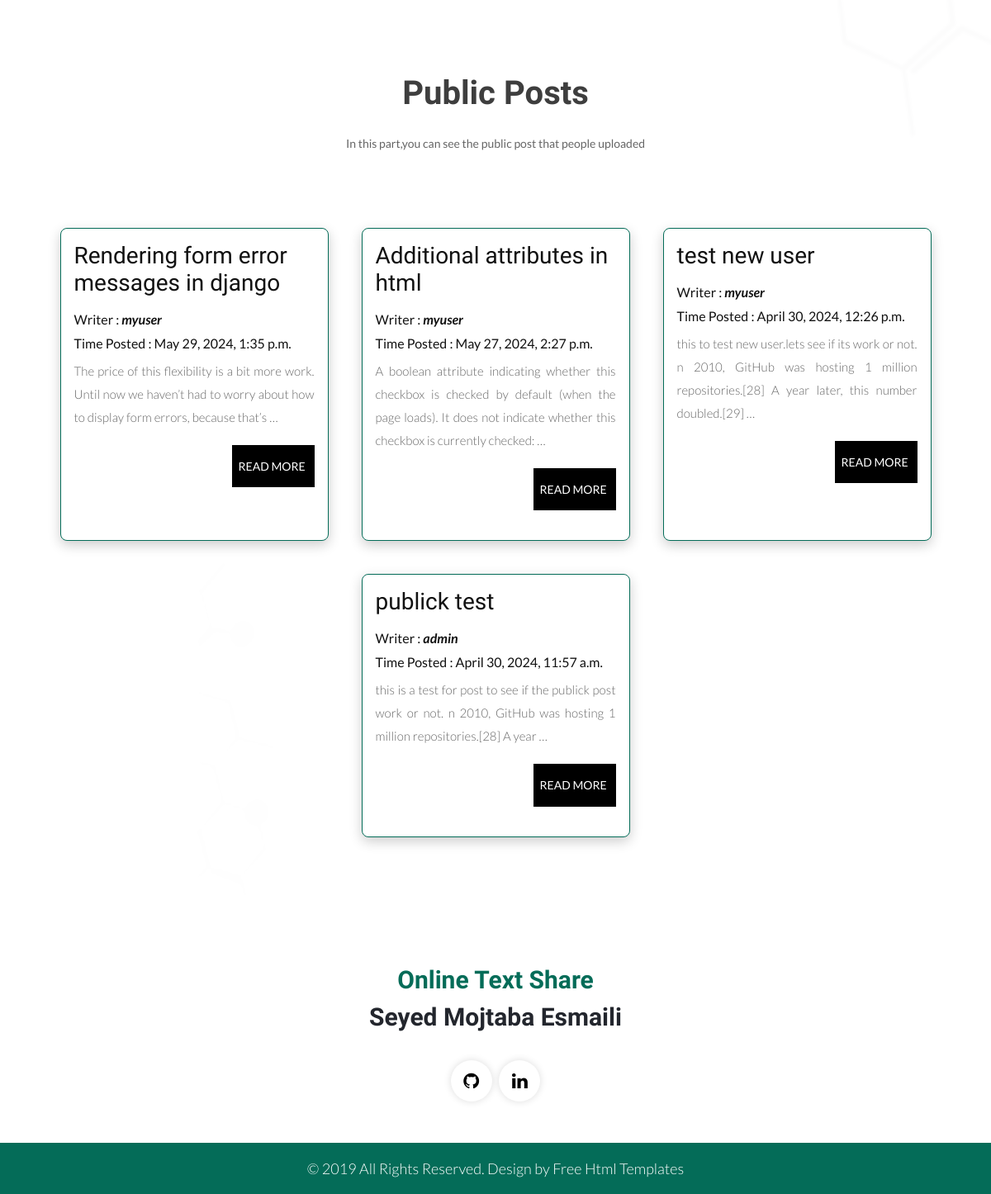
The app's page / (lower part), older data.
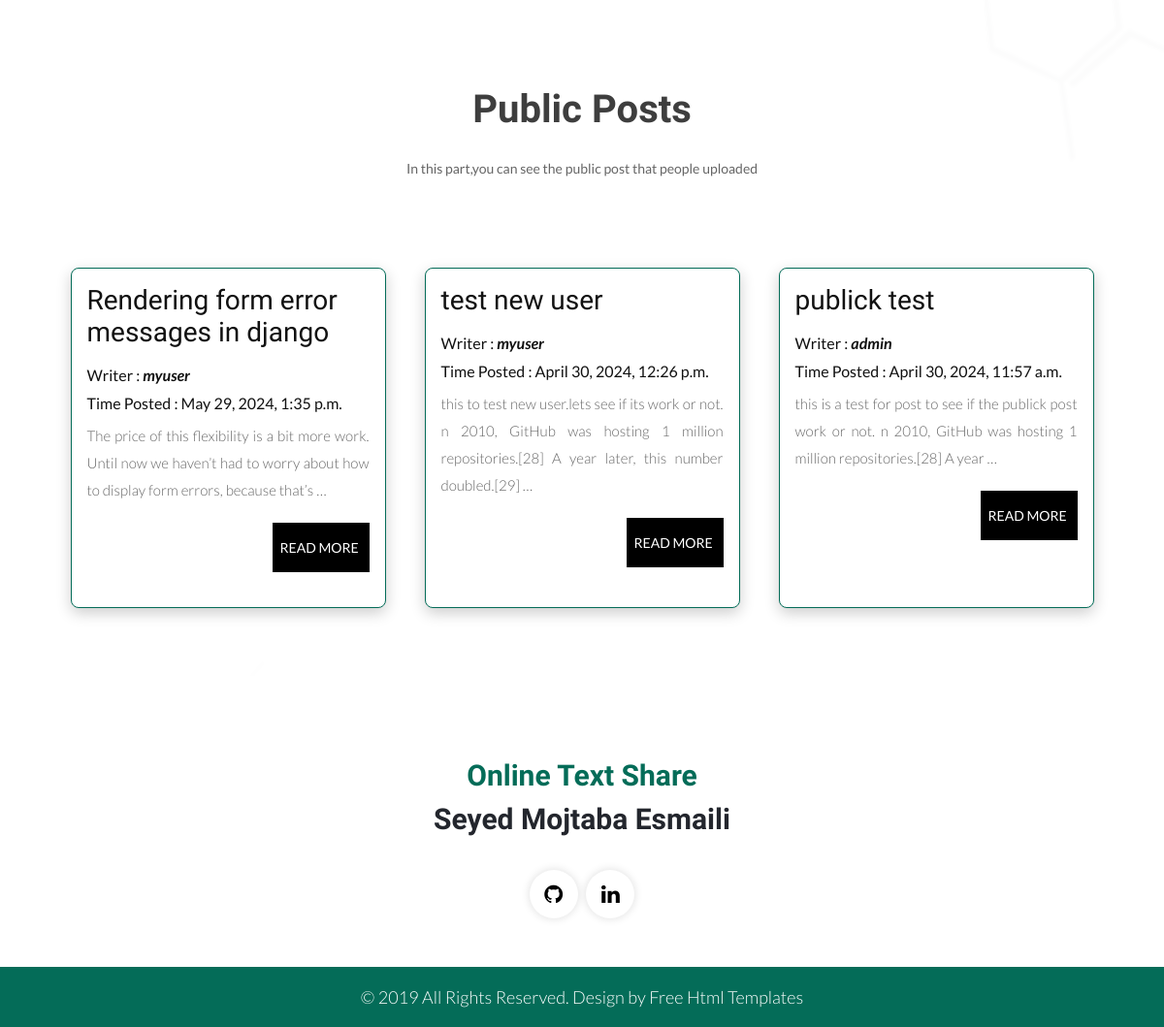
The same page, newer data.
### posts/models.py (models this page shows, shortened)
class Post(models.Model):
    title = models.CharField(max_length=100)
    content = models.TextField()
    date_posted = models.DateTimeField(default=timezone.now)
    is_publick = models.BooleanField(default=False)
    user = models.ForeignKey(User,on_delete=models.CASCADE,null=True)
    class Meta:
        ordering = ['-date_posted']

### posts/views.py (the view)
# urls.py: path('',HomePostsListView.as_view(),name='home'),
class HomePostsListView(ListView):   #home page           # template = > index.html
    model = Post
    template_name = 'posts/index.html'
    context_object_name = 'posts_list'
    def get_queryset(self):
        return Post.objects.filter(is_publick=True)

### posts/templates/posts/index.html (shortened to what this page needs)
{% extends "posts/base.html" %}
{% load static %}
{% block content %}
      <div class="blog_main">
         <div class="container">
            <div class="row">
               <div class="col-md-12">
                  <div class="titlepage">
                     <h2>Public Posts</h2>
                     <span>In this part,you can see the public post that people uploaded</span>
                  </div>
               </div>
            </div>
            <div class='card-container'>
               {% for post in posts_list %}
                     <div class='card'>
                        <div class='card-content'>
                              <h3>{{post.title}}</h3>
                              <h4>Writer : <b><i>{{post.user.username}}</i></b></h4>
                              <h4>Time Posted : {{post.date_posted}}</h4>
                              <p>{{post.content|truncatewords:25}}</p>
                              <a href='/public_post_detail/{{post.id}}' class='post-btn'>Read More</a>
                        </div>
                     </div>
               {% endfor %}
            </div>
         </div>
      </div>
      {% endblock content %}

Row changes from the older to the newer data that the page shows:
removed Post: title "Additional attributes in html", user.username "myuser", date_posted "May 27, 2024, 2:27 p.m.", content "A boolean attribute indicating whether this checkbox is checked by default (when the page loads). It does not indicate whether this checkbox is currently checked: …"
